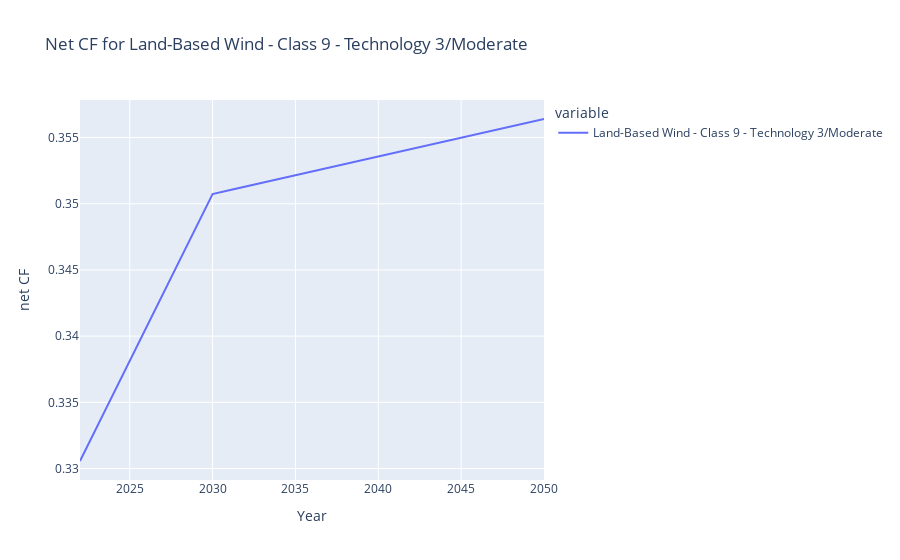

Notebook code for this chart:
### Code cell
# Plot LCOE by year for Offshore Wind - Class 1/Advanced using Plotly
fig = px.line(proc_wind.df_ncf.loc[wind_tech], 
              labels={"index": "Year", "value": "net CF"},
              title=f"Net CF for {wind_tech}")
fig.update_layout(xaxis_title="Year", yaxis_title="net CF")
fig.show()

### Figure 1 — Plotly figure (JSON) as saved in the notebook; plotly's stock layout.template omitted (floating-point values rounded to 4 significant figures)
{"data": [{"hovertemplate": "variable=Land-Based Wind - Class 9 - Technology 3/Moderate<br>Year=%{x}<br>net CF=%{y}<extra></extra>", "legendgroup": "Land-Based Wind - Class 9 - Technology 3/Moderate", "line": {"color": "#636efa", "dash": "solid"}, "marker": {"symbol": "circle"}, "mode": "lines", "name": "Land-Based Wind - Class 9 - Technology 3/Moderate", "orientation": "v", "showlegend": true, "type": "scatter", "x": [2022, 2023, 2024, 2025, 2026, 2027, 2028, 2029, 2030, 2031, 2032, 2033, 2034, 2035, 2036, 2037, 2038, 2039, 2040, 2041, 2042, 2043, 2044, 2045, 2046, 2047, 2048, 2049, 2050], "xaxis": "x", "y": [0.3306, 0.3331, 0.3356, 0.3381, 0.3407, 0.3432, 0.3457, 0.3482, 0.3507, 0.351, 0.3513, 0.3516, 0.3519, 0.3521, 0.3524, 0.3527, 0.353, 0.3533, 0.3536, 0.3538, 0.3541, 0.3544, 0.3547, 0.355, 0.3553, 0.3555, 0.3558, 0.3561, 0.3564], "yaxis": "y"}], "layout": {"legend": {"title": {"text": "variable"}, "tracegroupgap": 0}, "title": {"text": "Net CF for Land-Based Wind - Class 9 - Technology 3/Moderate"}, "xaxis": {"anchor": "y", "domain": [0, 1], "title": {"text": "Year"}}, "yaxis": {"anchor": "x", "domain": [0, 1], "title": {"text": "net CF"}}}}
